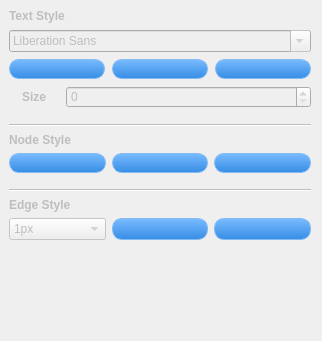
<?xml version="1.0" encoding="UTF-8"?>
<ui version="4.0">
 <class>PropertyTab</class>
 <widget class="QDockWidget" name="PropertyTab">
  <property name="windowModality">
   <enum>Qt::NonModal</enum>
  </property>
  <property name="enabled">
   <bool>false</bool>
  </property>
  <property name="geometry">
   <rect>
    <x>0</x>
    <y>0</y>
    <width>322</width>
    <height>341</height>
   </rect>
  </property>
  <property name="sizePolicy">
   <sizepolicy hsizetype="Fixed" vsizetype="Preferred">
    <horstretch>0</horstretch>
    <verstretch>0</verstretch>
   </sizepolicy>
  </property>
  <property name="minimumSize">
   <size>
    <width>322</width>
    <height>341</height>
   </size>
  </property>
  <property name="maximumSize">
   <size>
    <width>322</width>
    <height>341</height>
   </size>
  </property>
  <property name="font">
   <font>
    <weight>75</weight>
    <bold>true</bold>
   </font>
  </property>
  <property name="styleSheet">
   <string notr="true">QPushButton { 
	background-color:QLinearGradient(x1: 0, y1: 0, x2: 0, y2: 1, stop: 0 #79bbff, stop: 1 #378de5);
	border:1px solid #84bbf3;
	border-radius:10px;
	text-indent:0;
	color:#666666;
	font-family:Arial;
	font-size:15px;
	font-weight:bold;
	font-style:normal;
	line-height:45px;
	height:18px;
	width:94px;
	text-decoration:none;
	text-align:center;
}
QPushButton:hover {
	
	background-color:QLinearGradient(x1: 0, y1: 0, x2: 0, y2: 1, stop: 0 #378de5, stop: 1 #79bbff);
}
</string>
  </property>
  <property name="windowTitle">
   <string>PropertyTab</string>
  </property>
  <widget class="QWidget" name="dockWidgetContents">
   <property name="sizePolicy">
    <sizepolicy hsizetype="Fixed" vsizetype="Preferred">
     <horstretch>0</horstretch>
     <verstretch>0</verstretch>
    </sizepolicy>
   </property>
   <layout class="QVBoxLayout" name="verticalLayout_2">
    <item>
     <layout class="QVBoxLayout" name="verticalLayout">
      <property name="spacing">
       <number>7</number>
      </property>
      <property name="bottomMargin">
       <number>10</number>
      </property>
      <item>
       <widget class="QLabel" name="label">
        <property name="sizePolicy">
         <sizepolicy hsizetype="Preferred" vsizetype="Preferred">
          <horstretch>0</horstretch>
          <verstretch>0</verstretch>
         </sizepolicy>
        </property>
        <property name="maximumSize">
         <size>
          <width>16777215</width>
          <height>20</height>
         </size>
        </property>
        <property name="baseSize">
         <size>
          <width>0</width>
          <height>15</height>
         </size>
        </property>
        <property name="font">
         <font>
          <weight>75</weight>
          <bold>true</bold>
         </font>
        </property>
        <property name="text">
         <string>Text Style</string>
        </property>
       </widget>
      </item>
      <item>
       <widget class="QFontComboBox" name="fontBox">
        <property name="sizePolicy">
         <sizepolicy hsizetype="Preferred" vsizetype="Preferred">
          <horstretch>0</horstretch>
          <verstretch>0</verstretch>
         </sizepolicy>
        </property>
        <property name="font">
         <font/>
        </property>
       </widget>
      </item>
      <item>
       <layout class="QHBoxLayout" name="horizontalLayout">
        <item>
         <widget class="QPushButton" name="buttonBold">
          <property name="sizePolicy">
           <sizepolicy hsizetype="Preferred" vsizetype="Preferred">
            <horstretch>0</horstretch>
            <verstretch>0</verstretch>
           </sizepolicy>
          </property>
          <property name="text">
           <string/>
          </property>
         </widget>
        </item>
        <item>
         <widget class="QPushButton" name="buttonItalic">
          <property name="sizePolicy">
           <sizepolicy hsizetype="Preferred" vsizetype="Preferred">
            <horstretch>0</horstretch>
            <verstretch>0</verstretch>
           </sizepolicy>
          </property>
          <property name="styleSheet">
           <string notr="true"/>
          </property>
          <property name="text">
           <string/>
          </property>
         </widget>
        </item>
        <item>
         <widget class="QPushButton" name="buttonColor">
          <property name="sizePolicy">
           <sizepolicy hsizetype="Preferred" vsizetype="Preferred">
            <horstretch>0</horstretch>
            <verstretch>0</verstretch>
           </sizepolicy>
          </property>
          <property name="styleSheet">
           <string notr="true"/>
          </property>
          <property name="text">
           <string/>
          </property>
         </widget>
        </item>
       </layout>
      </item>
      <item>
       <layout class="QHBoxLayout" name="horizontalLayout_2">
        <item>
         <widget class="QLabel" name="label_2">
          <property name="maximumSize">
           <size>
            <width>50</width>
            <height>16777215</height>
           </size>
          </property>
          <property name="font">
           <font>
            <weight>75</weight>
            <bold>true</bold>
           </font>
          </property>
          <property name="text">
           <string>Size</string>
          </property>
          <property name="alignment">
           <set>Qt::AlignCenter</set>
          </property>
         </widget>
        </item>
        <item>
         <widget class="QSpinBox" name="contentSizeBox">
          <property name="sizePolicy">
           <sizepolicy hsizetype="Minimum" vsizetype="Preferred">
            <horstretch>0</horstretch>
            <verstretch>0</verstretch>
           </sizepolicy>
          </property>
         </widget>
        </item>
       </layout>
      </item>
     </layout>
    </item>
    <item>
     <widget class="Line" name="line">
      <property name="orientation">
       <enum>Qt::Horizontal</enum>
      </property>
     </widget>
    </item>
    <item>
     <layout class="QVBoxLayout" name="verticalLayout_3">
      <property name="bottomMargin">
       <number>10</number>
      </property>
      <item>
       <widget class="QLabel" name="label_3">
        <property name="maximumSize">
         <size>
          <width>16777215</width>
          <height>20</height>
         </size>
        </property>
        <property name="font">
         <font>
          <weight>75</weight>
          <bold>true</bold>
         </font>
        </property>
        <property name="text">
         <string>Node Style</string>
        </property>
       </widget>
      </item>
      <item>
       <layout class="QHBoxLayout" name="horizontalLayout_3">
        <item>
         <widget class="QPushButton" name="rectangleButton">
          <property name="sizePolicy">
           <sizepolicy hsizetype="Preferred" vsizetype="Preferred">
            <horstretch>0</horstretch>
            <verstretch>0</verstretch>
           </sizepolicy>
          </property>
          <property name="text">
           <string/>
          </property>
         </widget>
        </item>
        <item>
         <widget class="QPushButton" name="roundRecButton">
          <property name="enabled">
           <bool>false</bool>
          </property>
          <property name="sizePolicy">
           <sizepolicy hsizetype="Preferred" vsizetype="Preferred">
            <horstretch>0</horstretch>
            <verstretch>0</verstretch>
           </sizepolicy>
          </property>
          <property name="text">
           <string/>
          </property>
         </widget>
        </item>
        <item>
         <widget class="QPushButton" name="underlineButton">
          <property name="sizePolicy">
           <sizepolicy hsizetype="Preferred" vsizetype="Preferred">
            <horstretch>0</horstretch>
            <verstretch>0</verstretch>
           </sizepolicy>
          </property>
          <property name="text">
           <string/>
          </property>
         </widget>
        </item>
       </layout>
      </item>
     </layout>
    </item>
    <item>
     <widget class="Line" name="line_2">
      <property name="orientation">
       <enum>Qt::Horizontal</enum>
      </property>
     </widget>
    </item>
    <item>
     <layout class="QVBoxLayout" name="verticalLayout_4">
      <property name="bottomMargin">
       <number>10</number>
      </property>
      <item>
       <widget class="QLabel" name="label_4">
        <property name="font">
         <font>
          <weight>75</weight>
          <bold>true</bold>
         </font>
        </property>
        <property name="text">
         <string>Edge Style</string>
        </property>
       </widget>
      </item>
      <item>
       <layout class="QHBoxLayout" name="horizontalLayout_4" stretch="0,0,0">
        <item>
         <widget class="QComboBox" name="lineWidthCombo">
          <property name="currentText">
           <string>2px</string>
          </property>
          <item>
           <property name="text">
            <string>1px</string>
           </property>
          </item>
          <item>
           <property name="text">
            <string>2px</string>
           </property>
          </item>
          <item>
           <property name="text">
            <string>3px</string>
           </property>
          </item>
          <item>
           <property name="text">
            <string>4px</string>
           </property>
          </item>
         </widget>
        </item>
        <item>
         <widget class="QPushButton" name="dashLineButton">
          <property name="sizePolicy">
           <sizepolicy hsizetype="Preferred" vsizetype="Preferred">
            <horstretch>0</horstretch>
            <verstretch>0</verstretch>
           </sizepolicy>
          </property>
          <property name="text">
           <string/>
          </property>
         </widget>
        </item>
        <item>
         <widget class="QPushButton" name="dotLineButton">
          <property name="sizePolicy">
           <sizepolicy hsizetype="Preferred" vsizetype="Preferred">
            <horstretch>0</horstretch>
            <verstretch>0</verstretch>
           </sizepolicy>
          </property>
          <property name="text">
           <string/>
          </property>
         </widget>
        </item>
       </layout>
      </item>
     </layout>
    </item>
    <item>
     <spacer name="verticalSpacer">
      <property name="orientation">
       <enum>Qt::Vertical</enum>
      </property>
      <property name="sizeHint" stdset="0">
       <size>
        <width>20</width>
        <height>40</height>
       </size>
      </property>
     </spacer>
    </item>
   </layout>
   <zorder></zorder>
   <zorder>line</zorder>
   <zorder>line_2</zorder>
   <zorder>verticalSpacer</zorder>
  </widget>
 </widget>
 <resources/>
 <connections/>
</ui>
